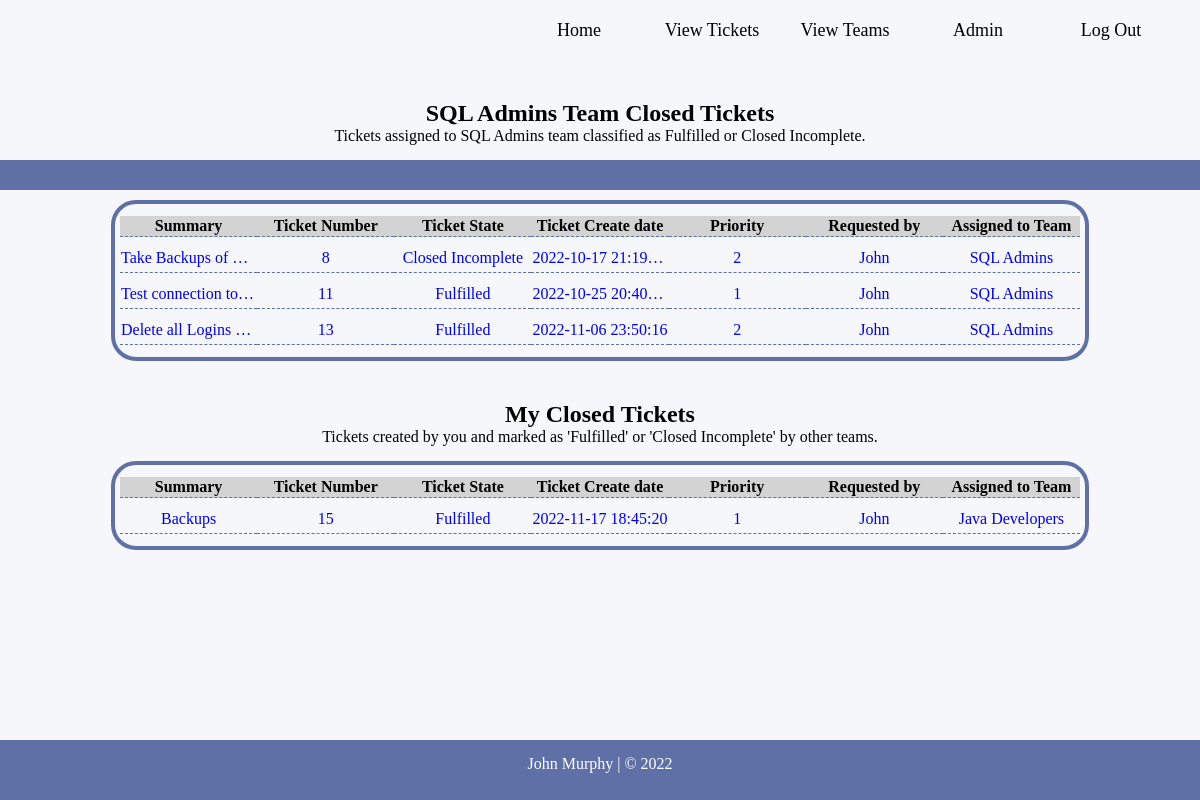
Screenshot of /closedtickets (signed in) with the database file from the repository.
### TicketDB.py (models this page shows, shortened)
class Team(db.Model):
    __tablename__ = "teamtable"
    team_id = db.Column(db.Integer, primary_key=True, unique=True, autoincrement=True)
    team_name = db.Column(db.String(50), unique=True)
    team_category = db.Column(db.String(50))

class Ticket(db.Model):
    __tablename__ = "tickettable"
    ticket_id = db.Column(db.Integer, primary_key=True, unique=True, autoincrement=True)
    user_id = db.Column(db.Integer, db.ForeignKey(User.user_id))
    ticket_user = db.relationship("User", backref='Ticket')
    ticket_created = db.Column(db.String(50), default=func.now())
    description = db.Column(db.String(300))
    state = db.Column(db.String(30), default="Open")
    team_id = db.Column(db.Integer, db.ForeignKey(Team.team_id))
    ticket_team = db.relationship("Team", backref='Ticket')
    contact_num = db.Column(db.String(20))
    priority = db.Column(db.Integer)
    summary = db.Column(db.String(80))
    environment = db.Column(db.String(50))
    ticket_sp_instruction = db.Column(db.String(200))

class User(db.Model):
    __tablename__ = "usertable"
    user_id = db.Column(db.Integer, primary_key=True, unique=True, autoincrement=True)
    username = db.Column(db.String(50))
    name = db.Column(db.String(50))
    email = db.Column(db.String(50), unique=True)
    jobTitle = db.Column(db.String(60))
    password = db.Column(db.String(12))
    dateCreated = db.Column(db.DATETIME, default=func.now())
    tasksComplete = db.Column(db.Integer)
    team_id = db.Column(db.Integer, db.ForeignKey(Team.team_id))
    team_user = db.relationship("Team", backref='User')

### main.py (the view)
@app.route('/closedtickets')
def closedTickets():
    tickets = Ticket.query.all()
    user = session["user"]
    loggedteam = User.query.with_entities(User.team_id).filter(User.user_id == user).all()
    loggedteam = str(loggedteam)
    loggedteam = loggedteam.strip("[ ] , ( )")
    team_name = Team.query.with_entities(Team.team_name).filter(Team.team_id == loggedteam).all()
    team_name = str(team_name)
    team_name = team_name.strip("[ ] , ( ), '")
    closedTickets = Ticket.query.with_entities(Ticket.ticket_id, Ticket.user_id,  User.name, Ticket.
                    ticket_created, Ticket.description, Ticket.state, Ticket.team_id, Team.team_name, User.
                    email, Ticket.priority, Ticket.summary, Ticket.environment, Ticket.ticket_sp_instruction)\
                    .join(Team, Ticket.team_id == Team.team_id).join(User, Ticket.
                    user_id == User.user_id).filter(and_(or_(Ticket.state == 'Fulfilled', Ticket.state ==
                    'Closed Incomplete'), Ticket.team_id == loggedteam)).all()
    myClosedTickets = Ticket.query.with_entities(Ticket.ticket_id, Ticket.user_id,  User.name, Ticket.
                    ticket_created, Ticket.description, Ticket.state, Ticket.team_id, Team.team_name, User.
                    email, Ticket.priority, Ticket.summary, Ticket.environment, Ticket.ticket_sp_instruction)\
                    .join(Team, Ticket.team_id == Team.team_id).join(User, Ticket.
                    user_id == User.user_id).filter(and_(or_(Ticket.state == 'Fulfilled', Ticket.state ==
                    'Closed Incomplete'), Ticket.user_id == user, Ticket.team_id != loggedteam)).all()
    return render_template('closedTicket.html', closedTickets=closedTickets, myClosedTickets=myClosedTickets, team_name=team_name)

### templates/closedTicket.html (shortened to what this page needs)
<!DOCTYPE html>
<html lang="en">
<head>
	<link rel="stylesheet" href="{{ url_for('static', filename='css/ttStyle.css') }}">
</head>
<body>
<div id="wrapper">
	<header id="head-home">
		<ul class="nav-links">
			<a href="/">
				<li id="header-links" class="link-buttons">Home</li>
			</a>
			<a href="/opentickets">
				<li id="header-links" class="link-buttons">View Tickets</li>
			</a>
			<a href="/teams">
				<li id="header-links" class="link-buttons">View Teams</li>
			</a>
			<a href="/admin_data">
				<li id="header-links" class="link-buttons">Admin</li>
			</a>
			<a href="/logout">
			<li id="header-links"class="link-buttons">Log Out</li>
			</a>
		</ul>
	</header>
	<div id="tickets_text_top">
		<h2>{{ team_name }} Team Closed Tickets</h2>
		<p>Tickets assigned to {{ team_name }} team classified as Fulfilled or Closed Incomplete.</p>
	</div>
	<div id="opentickets_holder">
		<div class="ticket_title">
		</div>
		<div id="opentick_table" style="overflow-x: auto;">
        	<table id="tickettable">
				<tr id="tableheader">
					<th id="tdlarge">Summary</th>
					<th>Ticket Number</th>
					<th>Ticket State</th>
					<th>Ticket Create date</th>
					<th>Priority</th>
					<th>Requested by</th>
					<th>Assigned to Team</th>
				</tr>
			</table>
			  {% for closedTicket in closedTickets %}
			 <a href="/ticket/{{ closedTicket.ticket_id }}">
			<table id="tickettable">
				<tr>
					<td id="tdlarge">{{ closedTicket.summary }}</td>
					<td>{{ closedTicket.ticket_id }}</td>
					<td>{{ closedTicket.state }}</td>
					<td> {{ closedTicket.ticket_created }}</td>
					<td> {{ closedTicket.priority }}</td>
					<td>{{ closedTicket.name }}</td>
					<td>{{ closedTicket.team_name }}</td>
				</tr>
			</table>
			</a>
			{% endfor %}
		</div>
			<div id="tickets_text_top">
		<h2>My Closed Tickets</h2>
		<p>Tickets created by you and marked as 'Fulfilled' or 'Closed Incomplete' by other teams.</p>
	</div>
			<div id="opentick_table" style="overflow-x: auto;">
        	<table id="tickettable">
				<tr id="tableheader">
					<th id="tdlarge">Summary</th>
					<th>Ticket Number</th>
					<th>Ticket State</th>
					<th>Ticket Create date</th>
					<th>Priority</th>
					<th>Requested by</th>
					<th>Assigned to Team</th>
				</tr>
			</table>
			  {% for myClosedTicket in myClosedTickets %}
			 <a href="/ticket/{{ myClosedTicket.ticket_id }}">
			<table id="tickettable">
				<tr>
					<td id="tdlarge">{{ myClosedTicket.summary }}</td>
					<td>{{ myClosedTicket.ticket_id }}</td>
					<td>{{ myClosedTicket.state }}</td>
					<td> {{ myClosedTicket.ticket_created }}</td>
					<td> {{ myClosedTicket.priority }}</td>
					<td>{{ myClosedTicket.name }}</td>
					<td>{{ myClosedTicket.team_name }}</td>
				</tr>
			</table>
			</a>
			{% endfor %}
		</div>
</div>
</div>
<footer>
	<p>John Murphy | &copy; 2022</p>
</footer>
</body>
</html>

### static/css/ttStyle.css (style rules this page uses)
* { margin:0; }
html, body { height: 100%; }
#wrapper { float:left; width: 100%; min-height: 100vh; padding-bottom: 60px; background:#f6f7fa; box-sizing: border-box; }
#head-home { float: left; width:100%; height:80px; padding-bottom: 20px; box-sizing: border-box; }
ul.nav-links { float: right; height: 60px; margin-top: 12.5px; margin-right: 10px; }
li.link-buttons { float:left; line-height: 35px; width:100px; margin-right: 25px; list-style-type: none; text-align: center; font-size: 18px; border-radius:12px; border-right-width: 4px; border-left-width: 4px; border-right-style: solid; border-left-style: solid; color: #f6f7fa; border-color: #f6f7fa; font-family: PTSans; }
li#header-links { color: #000; }
footer { float: left; width:100%; height:60px; font-family: PTSans; background: #5f70a6; text-align: center; color: #fff; margin-top: -60px; padding-top: 15px; box-sizing: border-box; }
#tableheader { text-align: center; background: lightgrey; }
td { text-overflow: ellipsis; white-space: nowrap; overflow: hidden; }
#opentickets_holder { float: left; width: 100%; text-align: center; box-sizing: border-box; }
.ticket_title { float: left; width: 100%; text-align: center; padding: 15px; margin-bottom: 10px; background-color:#5f70a6; color: #cccccc; box-sizing: border-box; }
#opentick_table { width : 80%; height: auto; margin: 20px auto; border-collapse: collapse; border: 4px solid #5f70a6; border-radius: 25px; padding: 5px; }
.ticket_title { float: left; width: 100%; }
#tickettable { width: 100%; border-bottom: 1px dashed #5f70a6; margin-bottom: 7px; margin-top: 7px; border-collapse: collapse; text-align: center; table-layout: fixed; }
#opentick_table a { text-decoration: none; }
#tickettable td { width: 14.285%; padding-top: 5px; padding-bottom: 5px; overflow: hidden; }
#tickets_text_top { float: left; width: 100%; text-align: center; padding-top: 5px; margin-top: 15px; margin-bottom: 15px; box-sizing: border-box; }

### rows the page displays
Team: team_name "SQL Admins"
Ticket: summary "Take Backups of…", ticket_id "8", state "Closed Incomplete", ticket_created "2022-10-17 21:19:00", priority "2", name "John", team_name "SQL Admins"
Ticket: summary "Test connection to…", ticket_id "11", state "Fulfilled", ticket_created "2022-10-25 20:40:55", priority "1", name "John", team_name "SQL Admins"
Ticket: summary "Delete all Logins…", ticket_id "13", state "Fulfilled", ticket_created "2022-11-06 23:50:16", priority "2", name "John", team_name "SQL Admins"
Ticket: summary "Backups", ticket_id "15", state "Fulfilled", ticket_created "2022-11-17 18:45:20", priority "1", name "John", team_name "Java Developers"
